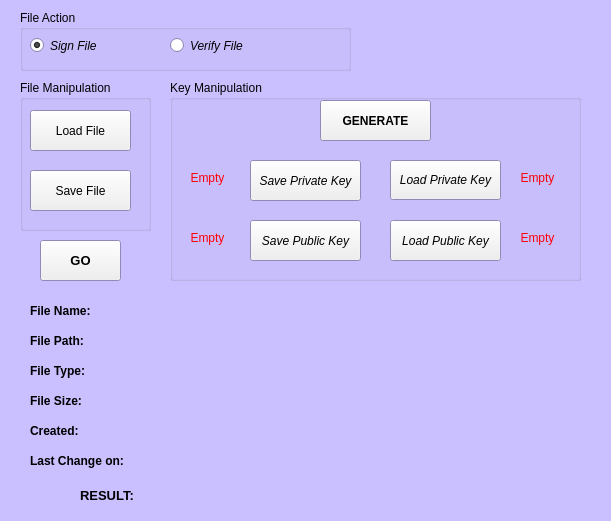
<?xml version="1.0" encoding="UTF-8"?>
<ui version="4.0">
 <class>MainWindow</class>
 <widget class="QMainWindow" name="MainWindow">
  <property name="geometry">
   <rect>
    <x>0</x>
    <y>0</y>
    <width>611</width>
    <height>521</height>
   </rect>
  </property>
  <property name="palette">
   <palette>
    <active>
     <colorrole role="Base">
      <brush brushstyle="SolidPattern">
       <color alpha="255">
        <red>255</red>
        <green>255</green>
        <blue>255</blue>
       </color>
      </brush>
     </colorrole>
     <colorrole role="Window">
      <brush brushstyle="SolidPattern">
       <color alpha="255">
        <red>203</red>
        <green>192</green>
        <blue>255</blue>
       </color>
      </brush>
     </colorrole>
    </active>
    <inactive>
     <colorrole role="Base">
      <brush brushstyle="SolidPattern">
       <color alpha="255">
        <red>255</red>
        <green>255</green>
        <blue>255</blue>
       </color>
      </brush>
     </colorrole>
     <colorrole role="Window">
      <brush brushstyle="SolidPattern">
       <color alpha="255">
        <red>203</red>
        <green>192</green>
        <blue>255</blue>
       </color>
      </brush>
     </colorrole>
    </inactive>
    <disabled>
     <colorrole role="Base">
      <brush brushstyle="SolidPattern">
       <color alpha="255">
        <red>203</red>
        <green>192</green>
        <blue>255</blue>
       </color>
      </brush>
     </colorrole>
     <colorrole role="Window">
      <brush brushstyle="SolidPattern">
       <color alpha="255">
        <red>203</red>
        <green>192</green>
        <blue>255</blue>
       </color>
      </brush>
     </colorrole>
    </disabled>
   </palette>
  </property>
  <property name="windowTitle">
   <string>MainWindow</string>
  </property>
  <widget class="QWidget" name="centralwidget">
   <widget class="QGroupBox" name="FileManipulation">
    <property name="geometry">
     <rect>
      <x>20</x>
      <y>80</y>
      <width>131</width>
      <height>151</height>
     </rect>
    </property>
    <property name="title">
     <string>File Manipulation</string>
    </property>
    <widget class="QPushButton" name="QLoad_File">
     <property name="geometry">
      <rect>
       <x>10</x>
       <y>30</y>
       <width>101</width>
       <height>41</height>
      </rect>
     </property>
     <property name="text">
      <string>Load File</string>
     </property>
    </widget>
    <widget class="QPushButton" name="QSave_File">
     <property name="geometry">
      <rect>
       <x>10</x>
       <y>90</y>
       <width>101</width>
       <height>41</height>
      </rect>
     </property>
     <property name="text">
      <string>Save File</string>
     </property>
    </widget>
   </widget>
   <widget class="QGroupBox" name="KeyManipulation">
    <property name="geometry">
     <rect>
      <x>170</x>
      <y>80</y>
      <width>411</width>
      <height>201</height>
     </rect>
    </property>
    <property name="title">
     <string>Key Manipulation</string>
    </property>
    <widget class="QPushButton" name="LoadPriv">
     <property name="geometry">
      <rect>
       <x>220</x>
       <y>80</y>
       <width>111</width>
       <height>40</height>
      </rect>
     </property>
     <property name="font">
      <font>
       <italic>true</italic>
      </font>
     </property>
     <property name="text">
      <string>Load Private Key</string>
     </property>
    </widget>
    <widget class="QPushButton" name="LoadPub">
     <property name="geometry">
      <rect>
       <x>220</x>
       <y>140</y>
       <width>111</width>
       <height>41</height>
      </rect>
     </property>
     <property name="font">
      <font>
       <italic>true</italic>
      </font>
     </property>
     <property name="text">
      <string>Load Public Key</string>
     </property>
    </widget>
    <widget class="QLabel" name="label_LoadPriv">
     <property name="geometry">
      <rect>
       <x>340</x>
       <y>90</y>
       <width>55</width>
       <height>16</height>
      </rect>
     </property>
     <property name="palette">
      <palette>
       <active>
        <colorrole role="WindowText">
         <brush brushstyle="SolidPattern">
          <color alpha="255">
           <red>250</red>
           <green>0</green>
           <blue>4</blue>
          </color>
         </brush>
        </colorrole>
        <colorrole role="Text">
         <brush brushstyle="SolidPattern">
          <color alpha="255">
           <red>0</red>
           <green>0</green>
           <blue>0</blue>
          </color>
         </brush>
        </colorrole>
       </active>
       <inactive>
        <colorrole role="WindowText">
         <brush brushstyle="SolidPattern">
          <color alpha="255">
           <red>250</red>
           <green>0</green>
           <blue>4</blue>
          </color>
         </brush>
        </colorrole>
        <colorrole role="Text">
         <brush brushstyle="SolidPattern">
          <color alpha="255">
           <red>0</red>
           <green>0</green>
           <blue>0</blue>
          </color>
         </brush>
        </colorrole>
       </inactive>
       <disabled>
        <colorrole role="WindowText">
         <brush brushstyle="SolidPattern">
          <color alpha="255">
           <red>120</red>
           <green>120</green>
           <blue>120</blue>
          </color>
         </brush>
        </colorrole>
        <colorrole role="Text">
         <brush brushstyle="SolidPattern">
          <color alpha="255">
           <red>120</red>
           <green>120</green>
           <blue>120</blue>
          </color>
         </brush>
        </colorrole>
       </disabled>
      </palette>
     </property>
     <property name="text">
      <string>Empty</string>
     </property>
     <property name="alignment">
      <set>Qt::AlignCenter</set>
     </property>
    </widget>
    <widget class="QLabel" name="label_LoadPub">
     <property name="geometry">
      <rect>
       <x>340</x>
       <y>150</y>
       <width>55</width>
       <height>16</height>
      </rect>
     </property>
     <property name="palette">
      <palette>
       <active>
        <colorrole role="WindowText">
         <brush brushstyle="SolidPattern">
          <color alpha="255">
           <red>255</red>
           <green>0</green>
           <blue>4</blue>
          </color>
         </brush>
        </colorrole>
       </active>
       <inactive>
        <colorrole role="WindowText">
         <brush brushstyle="SolidPattern">
          <color alpha="255">
           <red>255</red>
           <green>0</green>
           <blue>4</blue>
          </color>
         </brush>
        </colorrole>
       </inactive>
       <disabled>
        <colorrole role="WindowText">
         <brush brushstyle="SolidPattern">
          <color alpha="255">
           <red>120</red>
           <green>120</green>
           <blue>120</blue>
          </color>
         </brush>
        </colorrole>
       </disabled>
      </palette>
     </property>
     <property name="text">
      <string>Empty</string>
     </property>
     <property name="alignment">
      <set>Qt::AlignCenter</set>
     </property>
    </widget>
    <widget class="QPushButton" name="Generate">
     <property name="geometry">
      <rect>
       <x>150</x>
       <y>20</y>
       <width>111</width>
       <height>41</height>
      </rect>
     </property>
     <property name="font">
      <font>
       <pointsize>9</pointsize>
       <weight>75</weight>
       <bold>true</bold>
      </font>
     </property>
     <property name="text">
      <string>GENERATE</string>
     </property>
    </widget>
    <widget class="QPushButton" name="SavePriv">
     <property name="geometry">
      <rect>
       <x>80</x>
       <y>80</y>
       <width>111</width>
       <height>41</height>
      </rect>
     </property>
     <property name="font">
      <font>
       <italic>true</italic>
      </font>
     </property>
     <property name="text">
      <string>Save Private Key</string>
     </property>
    </widget>
    <widget class="QPushButton" name="SavePub">
     <property name="geometry">
      <rect>
       <x>80</x>
       <y>140</y>
       <width>111</width>
       <height>41</height>
      </rect>
     </property>
     <property name="font">
      <font>
       <italic>true</italic>
      </font>
     </property>
     <property name="text">
      <string>Save Public Key</string>
     </property>
    </widget>
    <widget class="QLabel" name="label_SavePriv">
     <property name="geometry">
      <rect>
       <x>10</x>
       <y>90</y>
       <width>55</width>
       <height>16</height>
      </rect>
     </property>
     <property name="palette">
      <palette>
       <active>
        <colorrole role="WindowText">
         <brush brushstyle="SolidPattern">
          <color alpha="255">
           <red>255</red>
           <green>0</green>
           <blue>4</blue>
          </color>
         </brush>
        </colorrole>
        <colorrole role="Text">
         <brush brushstyle="SolidPattern">
          <color alpha="255">
           <red>255</red>
           <green>0</green>
           <blue>4</blue>
          </color>
         </brush>
        </colorrole>
        <colorrole role="ButtonText">
         <brush brushstyle="SolidPattern">
          <color alpha="255">
           <red>255</red>
           <green>0</green>
           <blue>4</blue>
          </color>
         </brush>
        </colorrole>
       </active>
       <inactive>
        <colorrole role="WindowText">
         <brush brushstyle="SolidPattern">
          <color alpha="255">
           <red>255</red>
           <green>0</green>
           <blue>4</blue>
          </color>
         </brush>
        </colorrole>
        <colorrole role="Text">
         <brush brushstyle="SolidPattern">
          <color alpha="255">
           <red>255</red>
           <green>0</green>
           <blue>4</blue>
          </color>
         </brush>
        </colorrole>
        <colorrole role="ButtonText">
         <brush brushstyle="SolidPattern">
          <color alpha="255">
           <red>255</red>
           <green>0</green>
           <blue>4</blue>
          </color>
         </brush>
        </colorrole>
       </inactive>
       <disabled>
        <colorrole role="WindowText">
         <brush brushstyle="SolidPattern">
          <color alpha="255">
           <red>120</red>
           <green>120</green>
           <blue>120</blue>
          </color>
         </brush>
        </colorrole>
        <colorrole role="Text">
         <brush brushstyle="SolidPattern">
          <color alpha="255">
           <red>120</red>
           <green>120</green>
           <blue>120</blue>
          </color>
         </brush>
        </colorrole>
        <colorrole role="ButtonText">
         <brush brushstyle="SolidPattern">
          <color alpha="255">
           <red>120</red>
           <green>120</green>
           <blue>120</blue>
          </color>
         </brush>
        </colorrole>
       </disabled>
      </palette>
     </property>
     <property name="text">
      <string>Empty</string>
     </property>
     <property name="alignment">
      <set>Qt::AlignCenter</set>
     </property>
    </widget>
    <widget class="QLabel" name="label_SavePub">
     <property name="geometry">
      <rect>
       <x>10</x>
       <y>150</y>
       <width>55</width>
       <height>16</height>
      </rect>
     </property>
     <property name="palette">
      <palette>
       <active>
        <colorrole role="WindowText">
         <brush brushstyle="SolidPattern">
          <color alpha="255">
           <red>255</red>
           <green>0</green>
           <blue>4</blue>
          </color>
         </brush>
        </colorrole>
       </active>
       <inactive>
        <colorrole role="WindowText">
         <brush brushstyle="SolidPattern">
          <color alpha="255">
           <red>255</red>
           <green>0</green>
           <blue>4</blue>
          </color>
         </brush>
        </colorrole>
       </inactive>
       <disabled>
        <colorrole role="WindowText">
         <brush brushstyle="SolidPattern">
          <color alpha="255">
           <red>120</red>
           <green>120</green>
           <blue>120</blue>
          </color>
         </brush>
        </colorrole>
       </disabled>
      </palette>
     </property>
     <property name="text">
      <string>Empty</string>
     </property>
     <property name="alignment">
      <set>Qt::AlignCenter</set>
     </property>
    </widget>
   </widget>
   <widget class="QLabel" name="label_FilePath">
    <property name="geometry">
     <rect>
      <x>30</x>
      <y>330</y>
      <width>71</width>
      <height>21</height>
     </rect>
    </property>
    <property name="font">
     <font>
      <pointsize>9</pointsize>
      <weight>75</weight>
      <bold>true</bold>
     </font>
    </property>
    <property name="text">
     <string>File Path:</string>
    </property>
   </widget>
   <widget class="QLabel" name="label_FileName">
    <property name="geometry">
     <rect>
      <x>30</x>
      <y>300</y>
      <width>81</width>
      <height>21</height>
     </rect>
    </property>
    <property name="font">
     <font>
      <pointsize>9</pointsize>
      <weight>75</weight>
      <bold>true</bold>
     </font>
    </property>
    <property name="text">
     <string>File Name:</string>
    </property>
   </widget>
   <widget class="QLabel" name="label_FileType">
    <property name="geometry">
     <rect>
      <x>30</x>
      <y>360</y>
      <width>81</width>
      <height>21</height>
     </rect>
    </property>
    <property name="font">
     <font>
      <pointsize>9</pointsize>
      <weight>75</weight>
      <bold>true</bold>
     </font>
    </property>
    <property name="text">
     <string>File Type:</string>
    </property>
   </widget>
   <widget class="QLabel" name="label_FileSize">
    <property name="geometry">
     <rect>
      <x>30</x>
      <y>390</y>
      <width>81</width>
      <height>21</height>
     </rect>
    </property>
    <property name="font">
     <font>
      <pointsize>9</pointsize>
      <weight>75</weight>
      <bold>true</bold>
     </font>
    </property>
    <property name="text">
     <string>File Size:</string>
    </property>
   </widget>
   <widget class="QLabel" name="label_Created">
    <property name="geometry">
     <rect>
      <x>30</x>
      <y>420</y>
      <width>81</width>
      <height>21</height>
     </rect>
    </property>
    <property name="font">
     <font>
      <pointsize>9</pointsize>
      <weight>75</weight>
      <bold>true</bold>
     </font>
    </property>
    <property name="text">
     <string>Created:</string>
    </property>
   </widget>
   <widget class="QLabel" name="label_LastChangeOn">
    <property name="geometry">
     <rect>
      <x>30</x>
      <y>450</y>
      <width>131</width>
      <height>21</height>
     </rect>
    </property>
    <property name="font">
     <font>
      <pointsize>9</pointsize>
      <weight>75</weight>
      <bold>true</bold>
     </font>
    </property>
    <property name="text">
     <string>Last Change on:</string>
    </property>
   </widget>
   <widget class="QPushButton" name="Go">
    <property name="geometry">
     <rect>
      <x>40</x>
      <y>240</y>
      <width>81</width>
      <height>41</height>
     </rect>
    </property>
    <property name="font">
     <font>
      <pointsize>10</pointsize>
      <weight>75</weight>
      <bold>true</bold>
     </font>
    </property>
    <property name="text">
     <string>GO</string>
    </property>
   </widget>
   <widget class="QLabel" name="FileName">
    <property name="geometry">
     <rect>
      <x>120</x>
      <y>300</y>
      <width>461</width>
      <height>21</height>
     </rect>
    </property>
    <property name="text">
     <string/>
    </property>
   </widget>
   <widget class="QLabel" name="FilePath">
    <property name="geometry">
     <rect>
      <x>120</x>
      <y>330</y>
      <width>461</width>
      <height>21</height>
     </rect>
    </property>
    <property name="text">
     <string/>
    </property>
   </widget>
   <widget class="QLabel" name="Type">
    <property name="geometry">
     <rect>
      <x>120</x>
      <y>360</y>
      <width>461</width>
      <height>21</height>
     </rect>
    </property>
    <property name="text">
     <string/>
    </property>
   </widget>
   <widget class="QLabel" name="FileSize">
    <property name="geometry">
     <rect>
      <x>120</x>
      <y>390</y>
      <width>461</width>
      <height>21</height>
     </rect>
    </property>
    <property name="text">
     <string/>
    </property>
   </widget>
   <widget class="QLabel" name="Created">
    <property name="geometry">
     <rect>
      <x>120</x>
      <y>420</y>
      <width>461</width>
      <height>21</height>
     </rect>
    </property>
    <property name="text">
     <string/>
    </property>
   </widget>
   <widget class="QLabel" name="LastChangeOn">
    <property name="geometry">
     <rect>
      <x>160</x>
      <y>450</y>
      <width>411</width>
      <height>21</height>
     </rect>
    </property>
    <property name="text">
     <string/>
    </property>
   </widget>
   <widget class="QGroupBox" name="groupBox">
    <property name="geometry">
     <rect>
      <x>20</x>
      <y>10</y>
      <width>331</width>
      <height>61</height>
     </rect>
    </property>
    <property name="title">
     <string>File Action</string>
    </property>
    <widget class="QRadioButton" name="SignFile">
     <property name="geometry">
      <rect>
       <x>10</x>
       <y>20</y>
       <width>101</width>
       <height>31</height>
      </rect>
     </property>
     <property name="font">
      <font>
       <pointsize>9</pointsize>
       <italic>true</italic>
      </font>
     </property>
     <property name="text">
      <string>Sign File</string>
     </property>
     <property name="checked">
      <bool>true</bool>
     </property>
    </widget>
    <widget class="QRadioButton" name="VerifyFile">
     <property name="geometry">
      <rect>
       <x>150</x>
       <y>20</y>
       <width>101</width>
       <height>31</height>
      </rect>
     </property>
     <property name="font">
      <font>
       <pointsize>9</pointsize>
       <italic>true</italic>
      </font>
     </property>
     <property name="text">
      <string>Verify File</string>
     </property>
    </widget>
   </widget>
   <widget class="QLabel" name="label_result">
    <property name="geometry">
     <rect>
      <x>80</x>
      <y>480</y>
      <width>71</width>
      <height>31</height>
     </rect>
    </property>
    <property name="font">
     <font>
      <pointsize>10</pointsize>
      <weight>75</weight>
      <bold>true</bold>
     </font>
    </property>
    <property name="text">
     <string>RESULT:</string>
    </property>
   </widget>
   <widget class="QLabel" name="result">
    <property name="geometry">
     <rect>
      <x>160</x>
      <y>480</y>
      <width>411</width>
      <height>31</height>
     </rect>
    </property>
    <property name="font">
     <font>
      <italic>true</italic>
     </font>
    </property>
    <property name="text">
     <string/>
    </property>
   </widget>
  </widget>
 </widget>
 <resources/>
 <connections/>
</ui>
